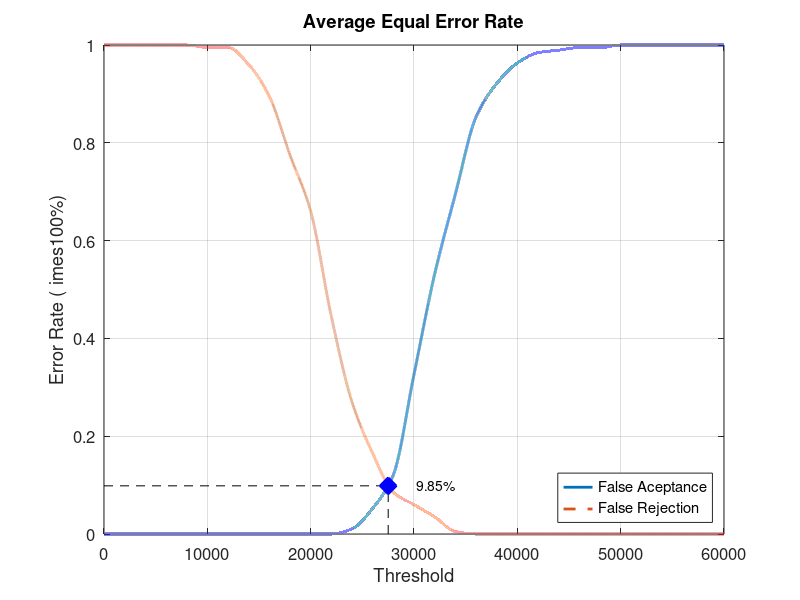
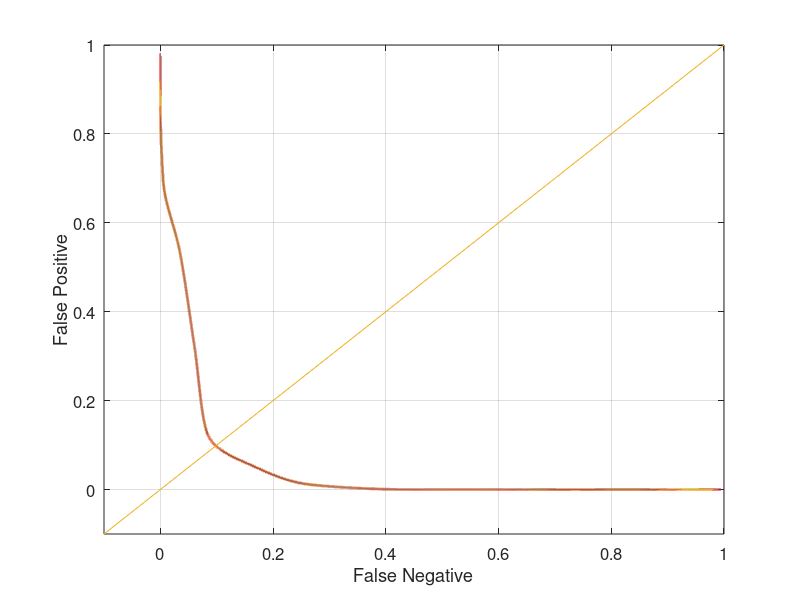

MATLAB code to generate these figures, in order:
close all;
clear;
clc;
x = 0:2000:60000;
xq = 0:0.5:60000;

y0 = [0 0 0 0 0 0 0 0 0 0 0 0 0.0105263 0.0526316 0.121053 0.326316 0.531579 0.694737 0.852632 0.921053 0.963158 0.984211 0.989474 0.994737 0.994737 1 1 1 1 1 1]
yy0 = interp1(x, y0, xq, 'pchip');
y1 = [1 1 1 1 1 0.995 0.995 0.96 0.895 0.775 0.66 0.445 0.27 0.165 0.085 0.06 0.035 0.005 0 0 0 0 0 0 0 0 0 0 0 0 0]
yy1 = interp1(x, y1, xq, 'pchip');

% Calculating EER: 
y2 = abs(y0 - y1);
find(y2 == min(y2))
yy2 = abs(yy0 - yy1);
xEER = find(yy2 == min(yy2));
xEERIndex = xq(xEER) % X-axis EER
yEER = yy0(xEER) % Y-axis EER

main = figure
plot(xq, yy0,'-','LineWidth', 2);	hold on
plot(xq, yy1,'--','LineWidth', 2);	hold on
plot([xEERIndex xEERIndex], [0 yEER], 'k--');	hold on
plot([0 xEERIndex], [yEER yEER], 'k--');	hold on
plot(xEERIndex, yEER, 'bx', 'LineWidth', 10);	hold on
text(xEERIndex + 10 * xEERIndex / 100, yEER, [num2str(round((10000 * yEER)) / 100) '%'])
legend('False Aceptance', 'False Rejection', 'Location', 'SouthEast')
xlabel('Threshold')
ylabel('Error Rate (	imes100%)')
title('Average Equal Error Rate')
set(gca, 'FontSize', 12)
axis([0 60000 0 1])
grid on

print(main, 'Database3_3Main', '-dpng');
FNRxFPR = figure('Color', [1 1 1]);
plot(yy1, yy0, '-', yy1, yy0, 'LineWidth', 2);
hold on
y = -0.1:0.1:1
plot(y, y); 
set(gca, 'FontSize', 12)
xlabel('False Negative')
ylabel('False Positive')
axis([-0.1 1 -0.1 1])
set(gca, 'FontSize', 12)
grid on

print(FNRxFPR, 'Database3_3FNRxFPR','-dpng');
